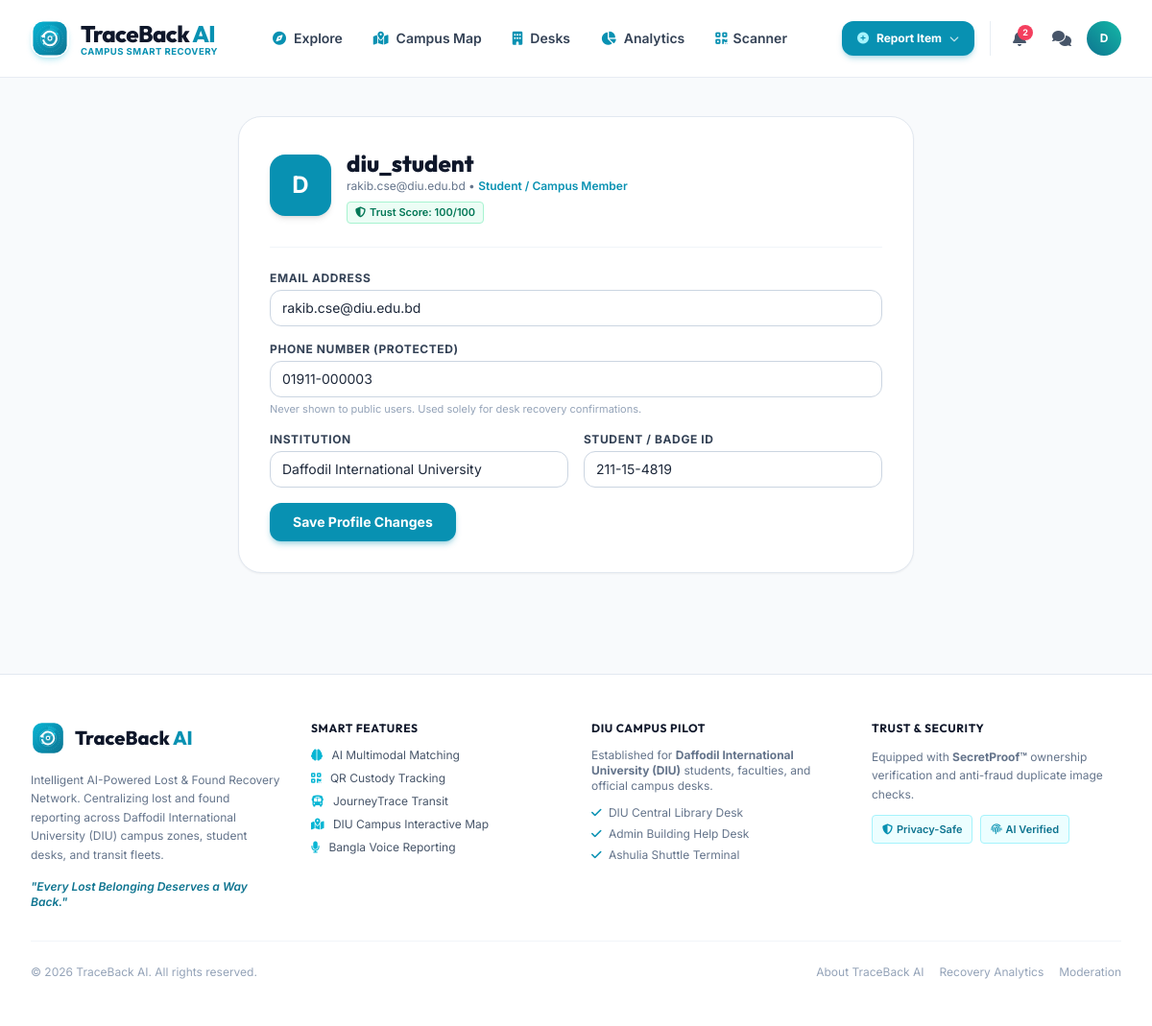
The page /accounts/profile/ (signed in) on the database its author committed.
### accounts/models.py (models this page shows, shortened)
class User(AbstractUser):
    ROLE_CHOICES = [
        ('general', 'General User'),
        ('student', 'Student / Campus Member'),
        ('transport', 'Transport Authority Officer'),
        ('staff', 'Institutional Desk Staff'),
        ('admin', 'System Administrator'),
    ]
    role = models.CharField(max_length=20, choices=ROLE_CHOICES, default='general')
    phone = models.CharField(max_length=20, blank=True, null=True, help_text="Contact number (kept private)")
    institution_name = models.CharField(max_length=150, blank=True, null=True, help_text="University/Company/Organization name")
    student_id_or_badge = models.CharField(max_length=50, blank=True, null=True, help_text="Student ID or Staff Badge Number")
    avatar = models.ImageField(upload_to='avatars/', blank=True, null=True)
    reputation_score = models.IntegerField(default=100)
    is_verified_staff = models.BooleanField(default=False)
    created_at = models.DateTimeField(auto_now_add=True)
    @property
    def is_desk_staff(self):
        return self.role in ['staff', 'transport', 'admin'] or self.is_superuser

### accounts/views.py (the view)
# urls.py: path('profile/', views.profile_view, name='profile'),
@login_required
def profile_view(request):
    if request.method == 'POST':
        form = UserProfileUpdateForm(request.POST, request.FILES, instance=request.user)
        if form.is_valid():
            form.save()
            messages.success(request, "Your profile has been updated successfully.")
            return redirect('profile')
    else:
        form = UserProfileUpdateForm(instance=request.user)
    return render(request, 'accounts/profile.html', {'form': form})

### templates/accounts/profile.html (shortened to what this page needs)
{% extends 'base.html' %}
{% block content %}
<div class="max-w-3xl mx-auto px-4 sm:px-6 lg:px-8 py-10 space-y-8">
    <div class="bg-white p-8 rounded-3xl border border-slate-200 shadow-sm">
        <div class="flex items-center gap-4 mb-6 pb-6 border-b border-slate-100">
            <div class="w-16 h-16 rounded-2xl bg-cyan-600 text-white flex items-center justify-center font-bold text-2xl shadow-md">
                {{ user.username|slice:":1"|upper }}
            </div>
            <div>
                <h1 class="text-2xl font-extrabold text-slate-900">{{ user.username }}</h1>
                <p class="text-xs text-slate-500">{{ user.email }} &bull; <span class="font-semibold text-cyan-600">{{ user.get_role_display }}</span></p>
                <div class="flex items-center gap-2 mt-2">
                    <span class="inline-flex items-center gap-1 text-[11px] font-semibold px-2 py-0.5 rounded bg-emerald-50 text-emerald-700 border border-emerald-200">
                        <i class="fas fa-shield-alt"></i> Trust Score: {{ user.reputation_score }}/100
                    </span>
                </div>
            </div>
        </div>
        <form method="POST" enctype="multipart/form-data" class="space-y-4">
            <div>
                <label class="block text-xs font-bold text-slate-700 uppercase tracking-wider mb-1">Email Address</label>
                <input type="email" name="email" value="{{ user.email }}" class="w-full px-3 py-2 text-sm rounded-xl border border-slate-300 focus:outline-none focus:border-cyan-500">
            </div>
            <div>
                <label class="block text-xs font-bold text-slate-700 uppercase tracking-wider mb-1">Phone Number (Protected)</label>
                <input type="text" name="phone" value="{{ user.phone|default:'' }}" class="w-full px-3 py-2 text-sm rounded-xl border border-slate-300 focus:outline-none focus:border-cyan-500">
                <p class="text-[11px] text-slate-400 mt-1">Never shown to public users. Used solely for desk recovery confirmations.</p>
            </div>
            <div class="grid grid-cols-1 sm:grid-cols-2 gap-4">
                <div>
                    <label class="block text-xs font-bold text-slate-700 uppercase tracking-wider mb-1">Institution</label>
                    <input type="text" name="institution_name" value="{{ user.institution_name|default:'' }}" class="w-full px-3 py-2 text-sm rounded-xl border border-slate-300 focus:outline-none focus:border-cyan-500">
                </div>
                <div>
                    <label class="block text-xs font-bold text-slate-700 uppercase tracking-wider mb-1">Student / Badge ID</label>
                    <input type="text" name="student_id_or_badge" value="{{ user.student_id_or_badge|default:'' }}" class="w-full px-3 py-2 text-sm rounded-xl border border-slate-300 focus:outline-none focus:border-cyan-500">
                </div>
            </div>
            <button type="submit" class="py-2.5 px-6 rounded-xl bg-cyan-600 text-white font-bold text-sm hover:bg-cyan-700 transition shadow-md shadow-cyan-600/30">
                Save Profile Changes
            </button>
        </form>
    </div>
</div>
{% endblock %}

### templates/base.html (shortened to what this page needs)
<!DOCTYPE html>
<html lang="en">
<head>
    <script src="https://cdn.tailwindcss.com"></script>
    <link rel="stylesheet" href="https://cdnjs.cloudflare.com/ajax/libs/font-awesome/6.5.1/css/all.min.css">
    <link rel="stylesheet" href="/static/css/style.css">
</head>
<body class="bg-slate-50 text-slate-800 flex flex-col min-h-screen font-sans selection:bg-cyan-100 selection:text-cyan-800">
    <nav class="sticky top-0 z-50 bg-white/95 backdrop-blur-md border-b border-slate-200/80 shadow-xs transition-all">
        <div class="max-w-screen-2xl mx-auto px-4 sm:px-6 lg:px-8">
            <div class="flex items-center justify-between h-20">
                <div class="flex items-center shrink-0">
                    <a href="{% url 'home' %}" class="flex items-center gap-3 group">
                        <img src="/static/images/logo-icon.svg" alt="TraceBack AI Logo" class="w-10 h-10 rounded-2xl shadow-md shadow-cyan-500/20 group-hover:scale-105 transition-transform">
                        <div class="flex flex-col">
                            <span class="font-display font-extrabold text-2xl tracking-tight text-slate-900 group-hover:text-cyan-700 transition">
                                TraceBack <span class="text-cyan-600">AI</span>
                            </span>
                            <span class="text-[9.5px] uppercase tracking-wider font-bold text-cyan-600 -mt-1">Campus Smart Recovery</span>
                        </div>
                    </a>
                </div>
                <div class="hidden lg:flex items-center space-x-1 xl:space-x-3">
                    <a href="{% url 'item_list' %}" class="px-3.5 py-2 text-sm font-semibold rounded-xl text-slate-700 hover:text-cyan-700 hover:bg-cyan-50/80 transition flex items-center gap-2">
                        <i class="fas fa-compass text-cyan-600 text-sm"></i>
                        <span>Explore</span>
                    </a>
                    <a href="{% url 'map_view' %}" class="px-3.5 py-2 text-sm font-semibold rounded-xl text-slate-700 hover:text-cyan-700 hover:bg-cyan-50/80 transition flex items-center gap-2">
                        <i class="fas fa-map-marked-alt text-cyan-600 text-sm"></i>
                        <span>Campus Map</span>
                    </a>
                    <a href="{% url 'desk_list' %}" class="px-3.5 py-2 text-sm font-semibold rounded-xl text-slate-700 hover:text-cyan-700 hover:bg-cyan-50/80 transition flex items-center gap-2">
                        <i class="fas fa-building text-cyan-600 text-sm"></i>
                        <span>Desks</span>
                    </a>
                    <a href="{% url 'analytics_view' %}" class="px-3.5 py-2 text-sm font-semibold rounded-xl text-slate-700 hover:text-cyan-700 hover:bg-cyan-50/80 transition flex items-center gap-2">
                        <i class="fas fa-chart-pie text-cyan-600 text-sm"></i>
                        <span>Analytics</span>
                    </a>
                    <a href="{% url 'qr_scanner' %}" class="px-3.5 py-2 text-sm font-semibold rounded-xl text-slate-700 hover:text-cyan-700 hover:bg-cyan-50/80 transition flex items-center gap-1.5" title="QR Custody Scanner">
                        <i class="fas fa-qrcode text-cyan-600"></i>
                        <span>Scanner</span>
                    </a>
                </div>
                <div class="flex items-center space-x-3 sm:space-x-4">
                    <div class="relative group hidden sm:block">
                        <button type="button" class="px-4 py-2.5 rounded-xl bg-cyan-600 text-white font-bold text-xs hover:bg-cyan-700 transition shadow-md shadow-cyan-600/25 flex items-center gap-2">
                            <i class="fas fa-plus-circle text-cyan-200"></i>
                            <span>Report Item</span>
                            <i class="fas fa-chevron-down text-[10px] opacity-75"></i>
                        </button>
                    </div>
                    {% if user.is_authenticated %}
                        <div class="flex items-center space-x-2 border-l border-slate-200/80 pl-3">
                            <a href="{% url 'notifications_list' %}" class="relative w-9 h-9 rounded-xl flex items-center justify-center text-slate-600 hover:text-cyan-700 hover:bg-cyan-50 transition" title="Match Notifications">
                                {% if unread_notifications_count > 0 %}
                                    <span class="absolute top-1 right-1 w-4 h-4 bg-rose-500 text-white text-[9px] font-bold rounded-full flex items-center justify-center shadow-xs">
                                        {{ unread_notifications_count }}
                                    </span>
                                {% endif %}
                            </a>
                            <a href="{% url 'inbox' %}" class="w-9 h-9 rounded-xl flex items-center justify-center text-slate-600 hover:text-cyan-700 hover:bg-cyan-50 transition" title="Privacy Safe Messages">
                                <i class="fas fa-comments text-base"></i>
                            </a>
                            <div class="relative group ml-1">
                                <button type="button" class="w-9 h-9 rounded-full bg-gradient-to-tr from-cyan-700 to-teal-500 hover:from-cyan-800 hover:to-teal-600 text-white font-bold text-xs ring-2 ring-white hover:ring-cyan-300 shadow-sm transition flex items-center justify-center focus:outline-none" title="{{ user.username }}">
                                    {{ user.username|slice:":1"|upper }}
                                </button>
                            </div>
                        </div>
                    {% endif %}
                </div>
            </div>
        </div>
    </nav>
    <main class="flex-grow">
        {% block content %}{% endblock %}
    </main>
    <footer class="bg-white border-t border-slate-200 mt-16 text-slate-600 text-sm">
        <div class="max-w-7xl mx-auto px-4 sm:px-6 lg:px-8 py-12">
            <div class="grid grid-cols-1 md:grid-cols-4 gap-8">
                <div class="space-y-4">
                    <div class="flex items-center gap-2.5">
                        <img src="/static/images/logo-icon.svg" alt="TraceBack AI" class="w-9 h-9 rounded-xl shadow-xs">
                        <span class="font-display font-extrabold text-xl text-slate-900">TraceBack <span class="text-cyan-600">AI</span></span>
                    </div>
                    <p class="text-xs text-slate-500 leading-relaxed">
                        Intelligent AI-Powered Lost &amp; Found Recovery Network. Centralizing lost and found reporting across Daffodil International University (DIU) campus zones, student desks, and transit fleets.
                    </p>
                    <p class="text-xs font-semibold text-cyan-700 italic">
                        "Every Lost Belonging Deserves a Way Back."
                    </p>
                </div>
                <div>
                    <h4 class="font-bold text-slate-900 mb-3 text-xs uppercase tracking-wider">Smart Features</h4>
                    <ul class="space-y-2 text-xs">
                        <li><a href="{% url 'item_list' %}" class="hover:text-cyan-600 transition"><i class="fas fa-brain text-cyan-500 mr-1.5"></i> AI Multimodal Matching</a></li>
                        <li><a href="{% url 'qr_scanner' %}" class="hover:text-cyan-600 transition"><i class="fas fa-qrcode text-cyan-500 mr-1.5"></i> QR Custody Tracking</a></li>
                        <li><a href="{% url 'item_list' %}?transit=1" class="hover:text-cyan-600 transition"><i class="fas fa-bus text-cyan-500 mr-1.5"></i> JourneyTrace Transit</a></li>
                        <li><a href="{% url 'map_view' %}" class="hover:text-cyan-600 transition"><i class="fas fa-map-marked-alt text-cyan-500 mr-1.5"></i> DIU Campus Interactive Map</a></li>
                        <li><a href="{% url 'report_lost' %}" class="hover:text-cyan-600 transition"><i class="fas fa-microphone text-cyan-500 mr-1.5"></i> Bangla Voice Reporting</a></li>
                    </ul>
                </div>
                <div>
                    <h4 class="font-bold text-slate-900 mb-3 text-xs uppercase tracking-wider">DIU Campus Pilot</h4>
                    <p class="text-xs text-slate-500 mb-3">
                        Established for <strong>Daffodil International University (DIU)</strong> students, faculties, and official campus desks.
                    </p>
                    <ul class="space-y-1.5 text-xs text-slate-500">
                        <li><i class="fas fa-check text-cyan-600 mr-1"></i> DIU Central Library Desk</li>
                        <li><i class="fas fa-check text-cyan-600 mr-1"></i> Admin Building Help Desk</li>
                        <li><i class="fas fa-check text-cyan-600 mr-1"></i> Ashulia Shuttle Terminal</li>
                    </ul>
                </div>
                <div>
                    <h4 class="font-bold text-slate-900 mb-3 text-xs uppercase tracking-wider">Trust & Security</h4>
                    <p class="text-xs text-slate-500 leading-relaxed mb-3">
                        Equipped with <strong>SecretProof™</strong> ownership verification and anti-fraud duplicate image checks.
                    </p>
                    <div class="flex items-center gap-2 text-cyan-700">
                        <span class="inline-flex items-center gap-1 text-[11px] font-semibold px-2.5 py-1 rounded bg-cyan-50 border border-cyan-200">
                            <i class="fas fa-shield-alt text-cyan-600"></i> Privacy-Safe
                        </span>
                        <span class="inline-flex items-center gap-1 text-[11px] font-semibold px-2.5 py-1 rounded bg-cyan-50 border border-cyan-200">
                            <i class="fas fa-fingerprint text-cyan-600"></i> AI Verified
                        </span>
                    </div>
                </div>
            </div>
            <div class="border-t border-slate-100 mt-8 pt-6 flex flex-col sm:flex-row items-center justify-between text-xs text-slate-400">
                <p>&copy; 2026 TraceBack AI. All rights reserved.</p>
                <div class="flex items-center gap-4 mt-2 sm:mt-0">
                    <a href="{% url 'about_view' %}" class="hover:text-cyan-600 transition">About TraceBack AI</a>
                    <a href="{% url 'analytics_view' %}" class="hover:text-cyan-600 transition">Recovery Analytics</a>
                    <a href="{% url 'admin_fraud_review' %}" class="hover:text-cyan-600 transition">Moderation</a>
                </div>
            </div>
        </div>
    </footer>
</body>
</html>

### rows shown on the page
User: username "D", username "diu_student", email "rakib.cse@diu.edu.bd", role "Student / Campus Member", reputation_score "100", phone "01911-000003", institution_name "Daffodil International University", student_id_or_badge "211-15-4819"

### other values the page prints
{{ unread_notifications_count }} "2"
